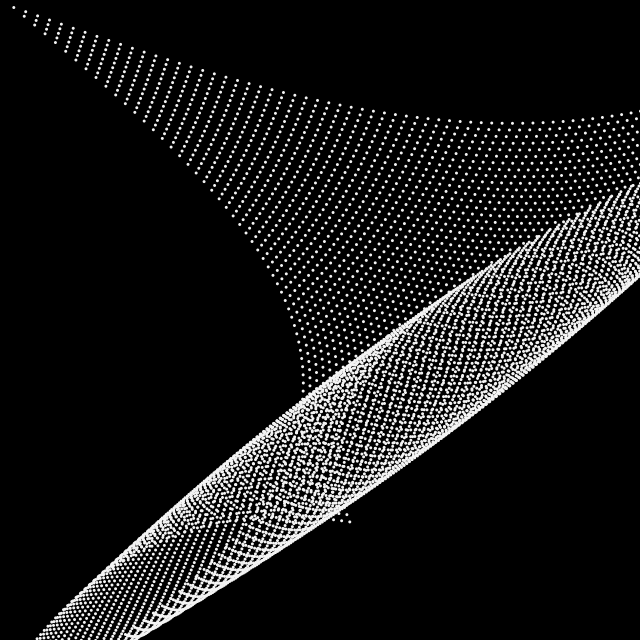
Frame 1 (no input)
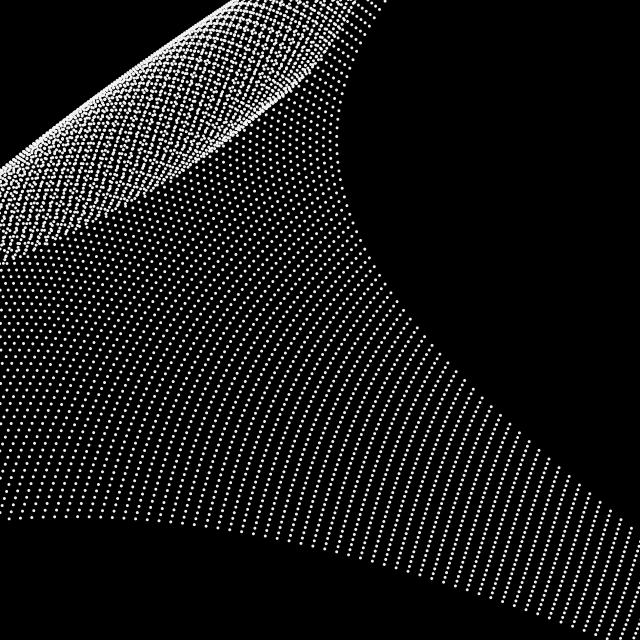
Frame 60 (the mouse pressed at the canvas centre just before this capture)
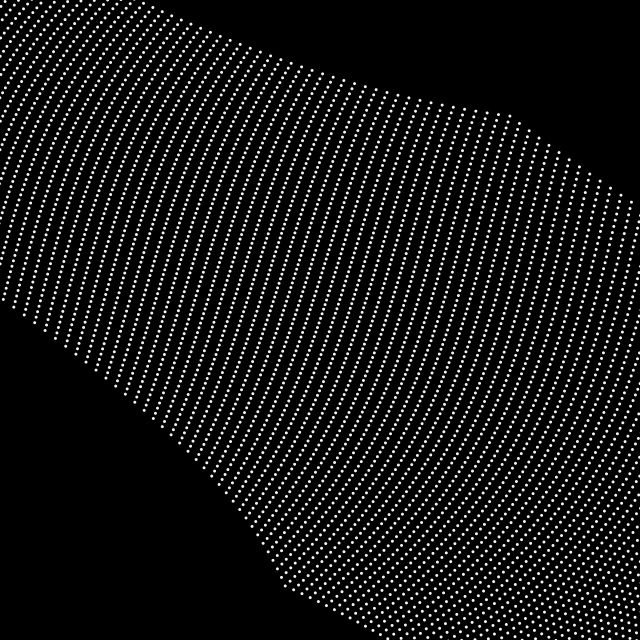
Frame 120 (the mouse held since frame 60 and released just before this capture)

The Processing sketch that drew these frames (run headless with seeded random() and noise(); from frame 60 on, the mouse is pressed at the canvas centre):

// Processing sketch: build
// ── build.pde
/*
 * dynamic waveforms with nested for-loops
 * variation #07
 */

float r;

void setup() {
  size(640, 640);
  frameRate(30);
  noStroke();
  fill(#f4f4f4);
  r = 1.5;
}

void draw () {
  background(0);
  // ---
  float tiles_x = 16 * 6;
  float tiles_y = 16 * 6;
  float tile_w = width / tiles_x;
  float tile_h = height / tiles_y;
  float offset = 2.0;
  float mult_x = 1.0;
  float mult_y = 2.0;
  float mag = floor( tile_w * ( 3 * 15 ) );
  // println("mag -> ", mag);
  // ---
  translate(tile_w / 2, tile_h / 2);
  // ---
  for (int x = 0; x < tiles_x; x++) {
    for (int y = 0; y < tiles_y; y++) {
      float wave_x = sin(radians(frameCount * offset + x * mult_x + y * 2)) * mag;
      float wave_y = sin(radians(frameCount * offset + x * mult_y + y * 1)) * ( mag * 0.4 );
      // ---
      pushMatrix();
      translate(tile_w * x + wave_x, tile_h * y + wave_y);
      // ellipse(0, 0, tile_w / 4, tile_h / 4);
      ellipse(0, 0, r*2, r*2);
      popMatrix();
    }
  }
}
